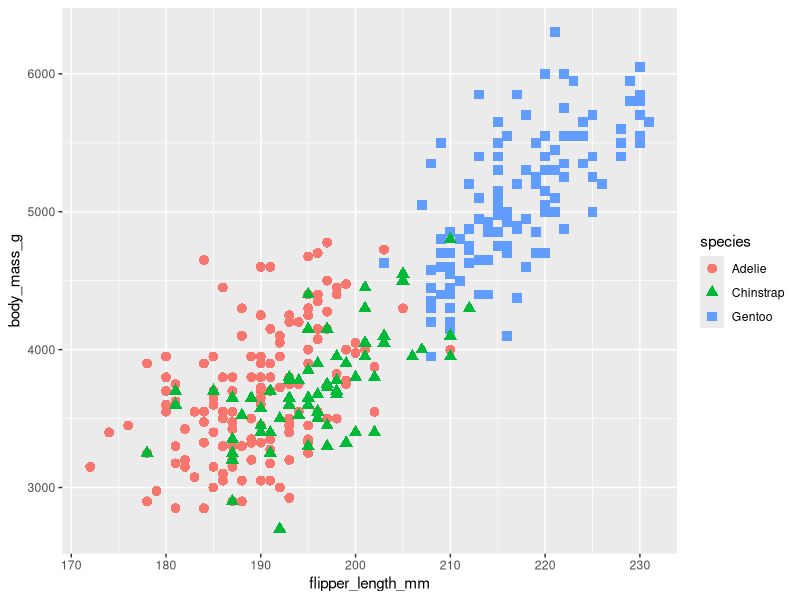

Write the R code that produced this figure.
## ---- chunk 1
knitr::opts_chunk$set(
  echo = TRUE, warning = FALSE, message = FALSE
  )
library(knitr)
library(palmerpenguins)
library(tidyverse)

## ---- chunk 2
penguins %>% 
  group_by(species) %>% 
  select(contains(c("length", "depth", "mass"))) %>% 
  summarize_all(., mean, na.rm = TRUE) %>%
  kable(caption = "Summarized Data", digits = 2)
## ---- chunk 3
penguins %>% 
  ggplot(aes(x = flipper_length_mm, y = body_mass_g)) +
  geom_point(aes(colour = species, shape = species), size = 3)
